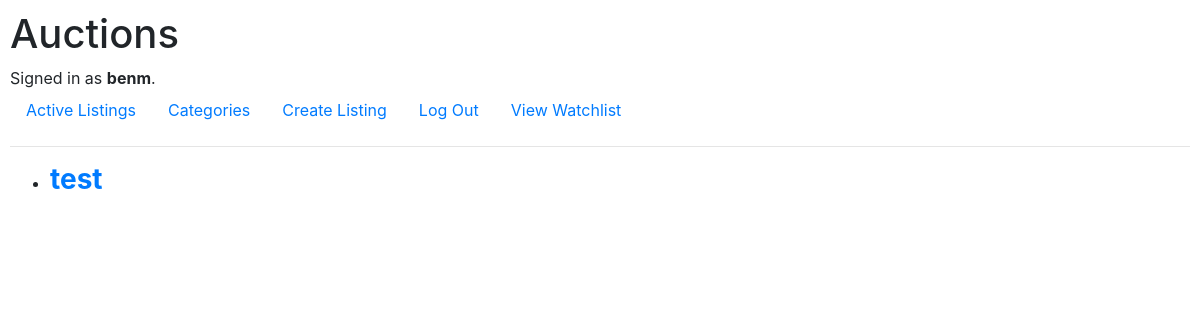
Before: /categories (signed in) with the older database file.
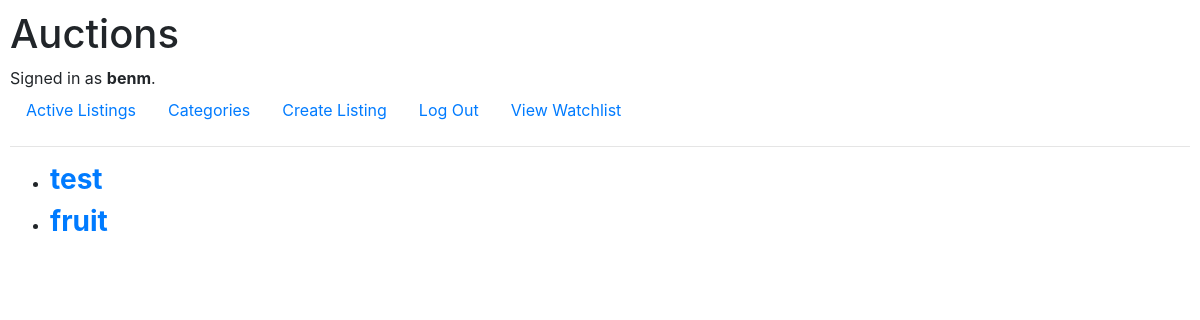
After: the same page with the newer database file.
### auctions/models.py (models this page shows)
class Category(models.Model):
    name = models.CharField(max_length=64)

### auctions/views.py (the view)
# urls.py: path("categories", views.categories, name="categories"),
def categories(request):
    categories = Category.objects.all()
    return render(request, "auctions/categories.html", {"categories": categories})

### auctions/templates/auctions/categories.html
{% extends "auctions/layout.html" %}
{% block body %}
    <ul>
        {% for category in categories%}
            <li>
                <h3><a href="categories/{{category.id}}"><strong>{{ category.name }}</strong></a></h3>
            </li>
        {% endfor %}
    </ul>
{% endblock %}

Changed rows visible on the page:
added Category: name "fruit"
